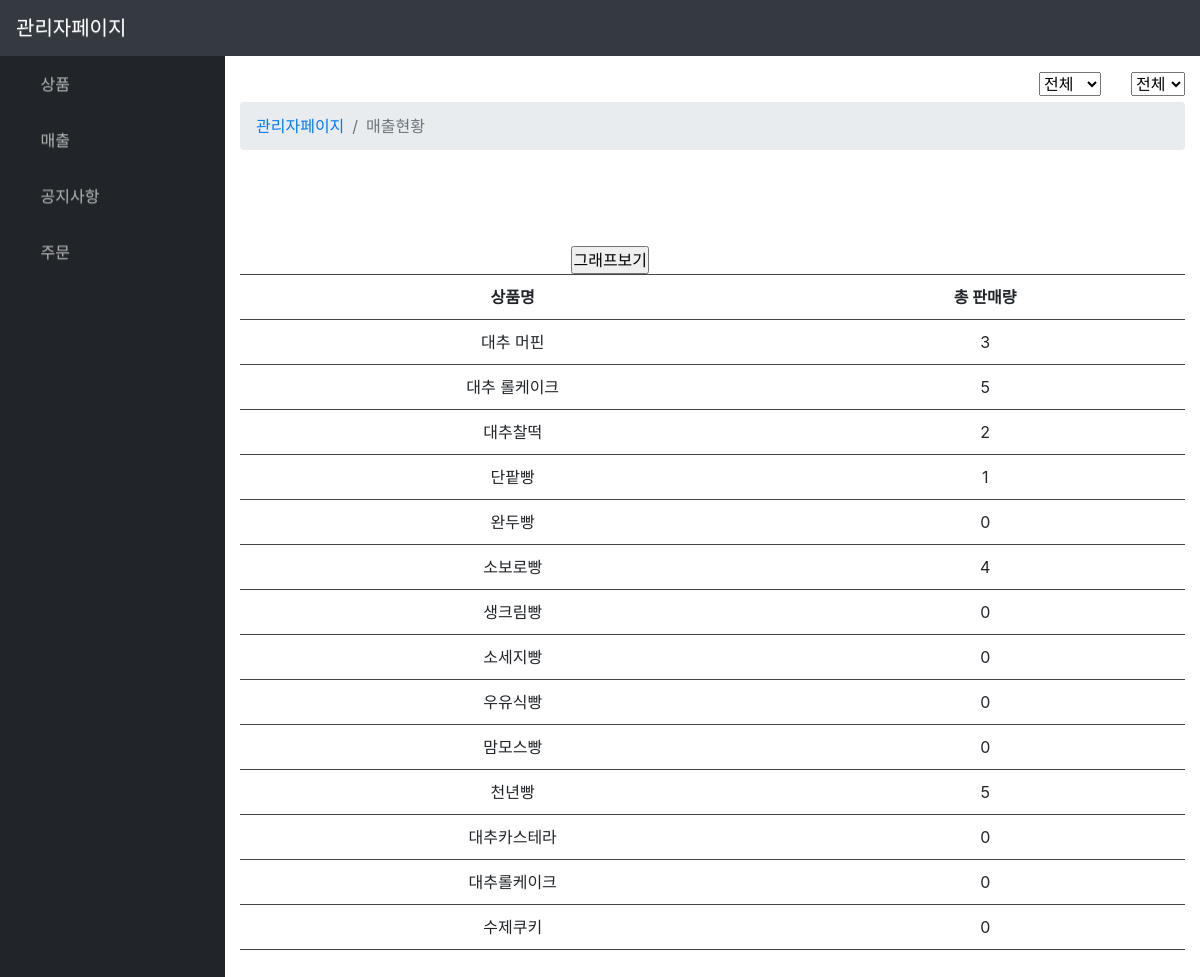
The app's page /manage/manage_Sales_Status/ (signed in) with its own data.
### boeun_bread/models.py (models this page shows, shortened)
class Product(models.Model):
    PRODUCT_KIND =(
        ('1','제빵'),
        ('2','제과'),
        ('3','선물세트'),
    )
    P_img        = models.ImageField(upload_to="bread_img/",null=True,blank=True)
    P_name       = models.CharField(max_length=50)
    P_price      = models.IntegerField(default=0)
    P_nutrition  = models.TextField(null=True, blank=True)
    P_info       = models.TextField(null=True, blank=True)
    P_sales      = models.IntegerField(default=0) # 판매량
    P_newProduct = models.BooleanField(default=False) #True : 신제품
    P_kind       = models.CharField(max_length=1,choices=PRODUCT_KIND) #상품종류

### boeun_bread/views.py (the view)
# urls.py: path('manage/manage_Sales_Status/',views.manage_Sales_Status,name="manage_Sales_Status"),
@login_required
def manage_Sales_Status(request):
    prod = Product.objects.all()
    p_name_list = []
    p_salse_list = []
    for p in prod:
        p_name_list.append(p.P_name)
        p_salse_list.append(p.P_sales)
    return render(request, 'manage/manage_Sales_Status.html',{'prod':prod, 'p_name_list':p_name_list,'p_salse_list':p_salse_list})

### boeun_bread/templates/manage/manage_Sales_Status.html (shortened to what this page needs)
{% extends 'manage/manage_base.html'%}
{% load extra %}
{% block manage_content %}
<div style="float:right;">
  <select id="month">
    <option value="0">전체</option>
  </select>
</div>
<div style="float:right; margin-right:30px;">
  <select id="year">
    <option value="0">전체</option>
  </select>
</div>
<div id="pre_page">
  {% include 'manage/manage_Sales_Status_table.html' %}
</div>
{% endblock %}

### boeun_bread/templates/manage/manage_Sales_Status_table.html (shortened to what this page needs)
<div style="padding-top:30px;">
<ol class="breadcrumb">
    <li class="breadcrumb-item">
        <a href="{% url 'boeun_bread:manage' %}">관리자페이지</a>
    </li>
    <li class="breadcrumb-item active">매출현황</li>
</ol>
<div style="text-align:center;">
<table id={{keyword}}>
  <tr>
    <th>상품명</th>
    <th>총 판매량</th>
  </tr>
  {% if keyword %}
    {%for list,cnt in bread_list.items %}
    <tr>
      <td>{{list}}</td>
      <td>{{cnt}}</td>
    </tr>
    {% endfor %}
    <tr>
      <div>
        <input type="button" value="그래프보기" onclick="chart();">
        <canvas id="myChart" width="400" height="400"></canvas>
      </div>
    </tr>
  {% else %}
    {% for prod in prod %}
      <tr>
        <td>{{prod.P_name}}</td>
        <td>{{prod.P_sales}}</td>
      </tr>
    {% endfor %}
    <tr>
      <div id="chart1">
        <input type="button" value="그래프보기" onclick="chart();">
        <canvas id="myChart" width="200" height="100"></canvas>
      </div>
    </tr>
  {%endif%}
</table>
</div>
</div>

### boeun_bread/templates/manage/manage_base.html (style rules this page uses)
* { margin:0; padding:0; }

### boeun_bread/templates/manage/manage_Sales_Status_table.html (style rules this page uses)
table { width: 100%; border-top: 1px solid #444444; border-collapse: collapse; }
th, td { border-bottom: 1px solid #444444; padding: 10px; }

### records on screen
Product: P_name "대추 머핀", P_sales "3"
Product: P_name "대추 롤케이크", P_sales "5"
Product: P_name "대추찰떡", P_sales "2"
Product: P_name "단팥빵", P_sales "1"
Product: P_name "완두빵", P_sales "0"
Product: P_name "소보로빵", P_sales "4"
Product: P_name "생크림빵", P_sales "0"
Product: P_name "소세지빵", P_sales "0"
Product: P_name "우유식빵", P_sales "0"
Product: P_name "맘모스빵", P_sales "0"
Product: P_name "천년빵", P_sales "5"
Product: P_name "대추카스테라", P_sales "0"
Product: P_name "대추롤케이크", P_sales "0"
Product: P_name "수제쿠키", P_sales "0"
